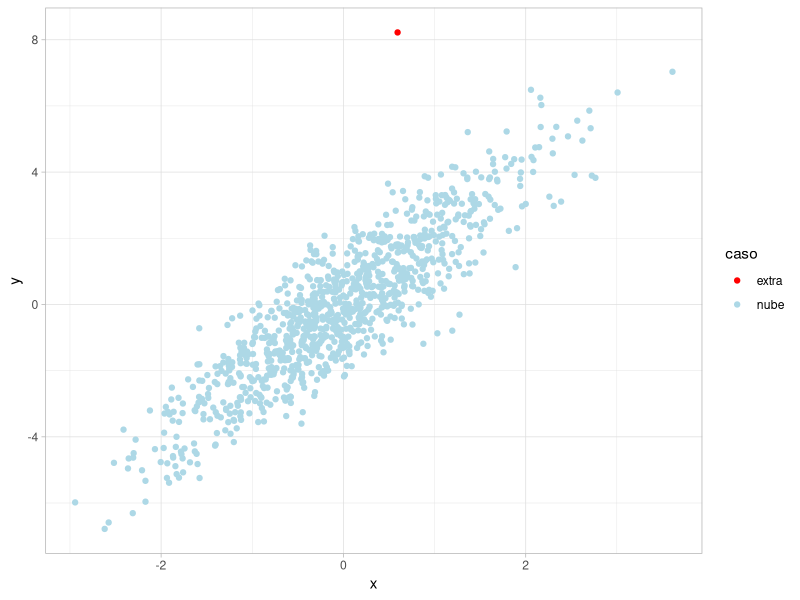
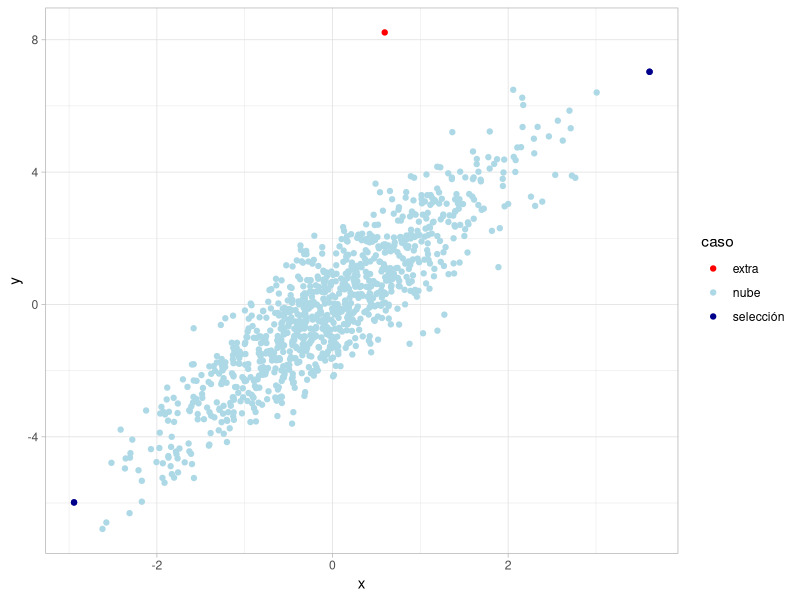
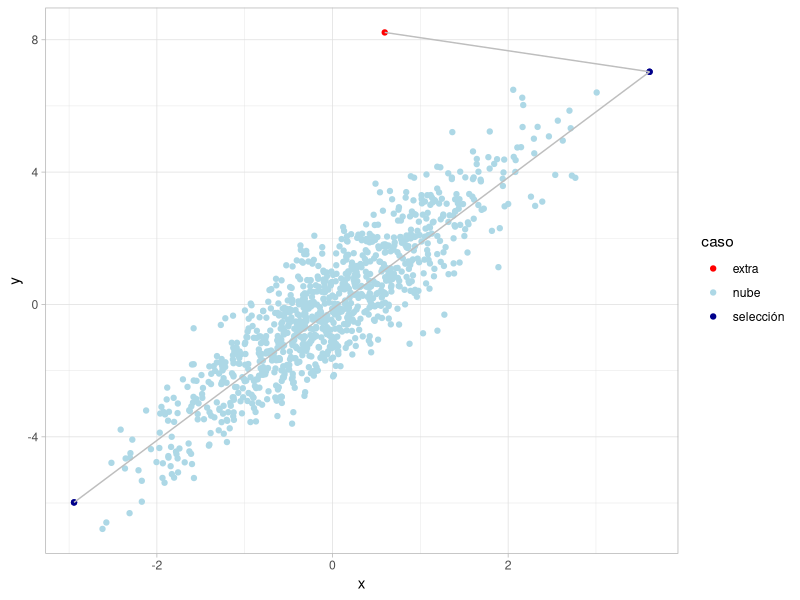

The R source for these figures, in order:
## ---- chunk 1
#| label: generacion-datos
library(ggplot2)
theme_set(theme_light())

n_size <- 1000

beta_0 <- 0
beta_1 <- 2

x <- rnorm(n_size, beta_0)
y <- beta_0 + beta_1 * x + rnorm(n_size, 0, 1)

df <- data.frame(x, y, caso = "nube")

df <- rbind(
  df, 
  data.frame(
    x = quantile(x, probs = 0.75), 
    y = max(y) + beta_1 * quantile(x, probs = 0.75), 
    caso = "extra"
  )
)

ggplot(df) + 
  geom_point(aes(x, y, col = caso)) + 
  scale_color_manual(values = c("red", "lightblue"))

## ---- chunk 2
#| label: seleccion
df$caso[c(which.min(df$x), which.max(df$x))] <- "selección"
row.names(df) <- NULL

ggplot(df) + 
  geom_point(aes(x, y, col = caso)) + 
  geom_point(
    data = df[df$caso == "selección", ], 
    aes(x, y), 
    col = "darkblue"
  ) + 
  scale_color_manual(values = c("red", "lightblue", "darkblue"))
## ---- chunk 3
#| label: segmentos
df_segment <- df[df$caso != "nube", c("x", "y")]
df_segment <- df_segment[-which.max(df_segment$x), ]

df_segment$xend <- df$x[which.max(df$x)]
df_segment$yend <- df$y[which.max(df$x)]

row.names(df_segment) <- NULL

ggplot(df) + 
  geom_point(aes(x, y, col = caso)) + 
  geom_point(
    data = df[df$caso == "selección", ], 
    aes(x, y), 
    col = "darkblue"
  ) + 
  geom_segment(
    data = df_segment,
    aes(x = x, xend = xend, y = y, yend = yend), 
    colour = "grey"
  ) + 
  scale_color_manual(values = c("red", "lightblue", "darkblue"))
## ---- chunk 4
df_dists <- df[df$caso != "nube", c("x", "y")]
m_dists <- dist(df_dists)
m_dists
## ---- chunk 5
as.matrix(m_dists)
## ---- chunk 6
df
## ---- chunk 7
dists_maha <- mahalanobis(as.matrix(df_dists), 
                          colMeans(df[, c("x", "y")]), 
                          cov(df[, c("x", "y")]))
dists_maha
# sqrt(dists_maha[1] + dists_maha[2])
